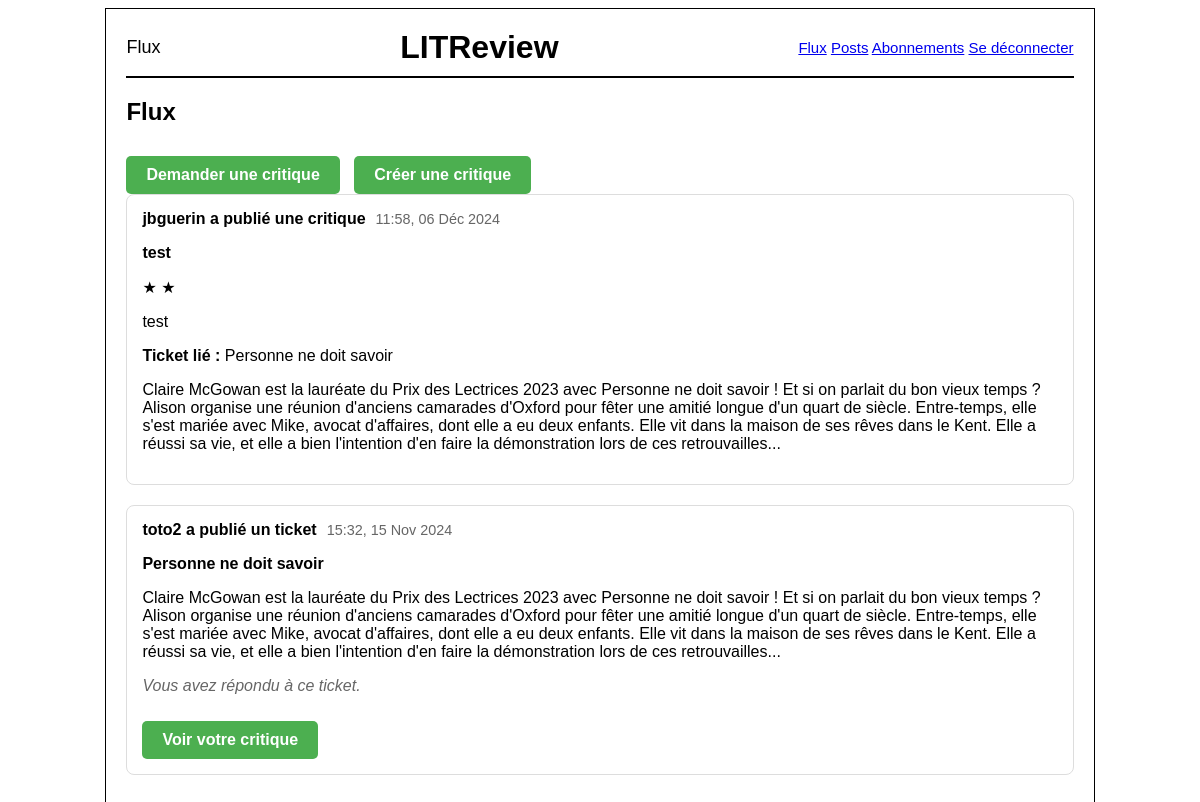
/flux/ (signed in), run on an earlier commit of the app's database.
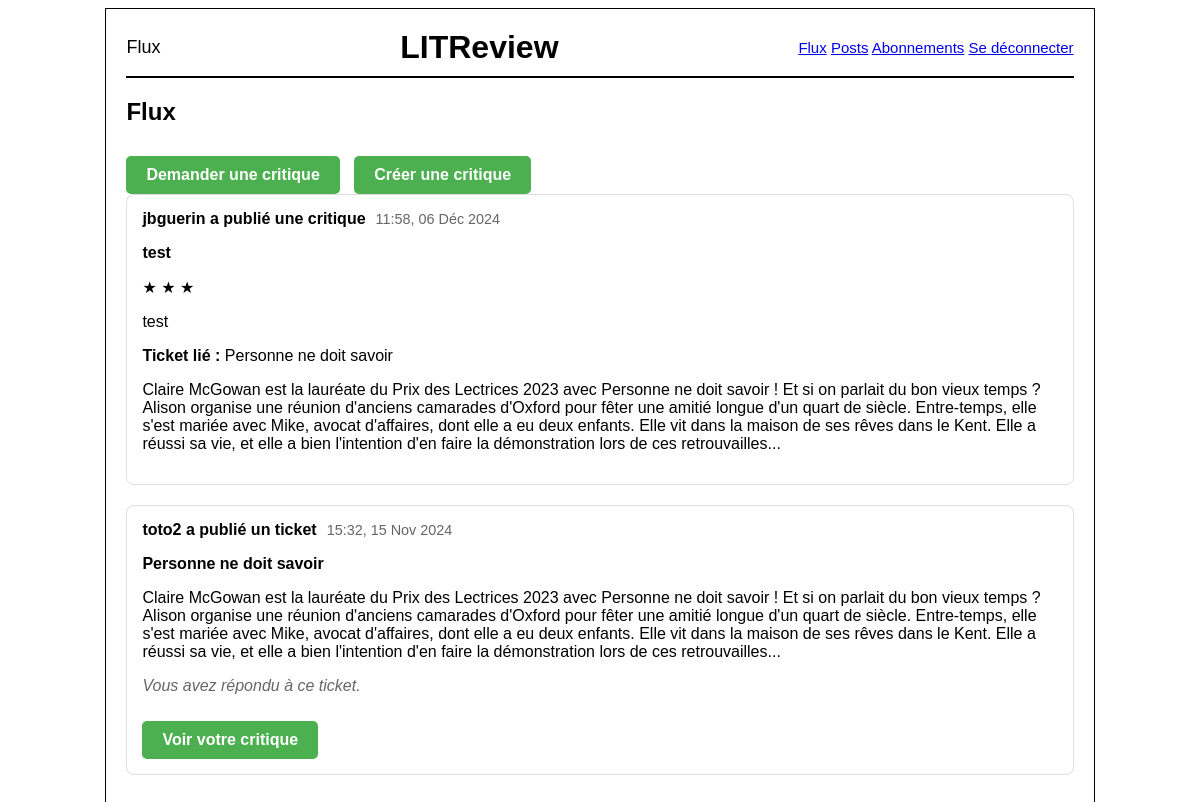
And on a later commit of the database.
### review/models.py (models this page shows, shortened)
class Review(models.Model):
    ticket = models.ForeignKey(to=Ticket, on_delete=models.CASCADE)
    rating = models.PositiveSmallIntegerField(
        validators=[MinValueValidator(0), MaxValueValidator(5)]
    )
    headline = models.CharField(max_length=128)
    body = models.TextField(max_length=8192, blank=True)
    user = models.ForeignKey(
        to=settings.AUTH_USER_MODEL, on_delete=models.CASCADE, null=True
    )
    time_created = models.DateTimeField(auto_now_add=True)
    contributors = models.ManyToManyField(
        settings.AUTH_USER_MODEL,
        through="ReviewContributor",
        related_name="contributions",
        blank=True,
    )

class Ticket(models.Model):
    title = models.CharField(max_length=128)
    description = models.TextField(max_length=2048, blank=True)
    user = models.ForeignKey(to=settings.AUTH_USER_MODEL, on_delete=models.CASCADE)
    image = models.ImageField(null=True, blank=True)
    time_created = models.DateTimeField(auto_now_add=True)

### authentification/models.py (models this page shows)
class User(AbstractUser):
    REVIEW_CREATOR = "CREATOR"
    SUBSCRIBER = "SUBSCRIBER"
    ROLE_CHOICES = (
        (REVIEW_CREATOR, "créateur de review"),
        (SUBSCRIBER, "abonné"),
    )
    role = models.CharField(
        max_length=30, choices=ROLE_CHOICES, verbose_name="rôle", default=REVIEW_CREATOR
    )
    follows = models.ManyToManyField(
        "self",
        limit_choices_to={"role": REVIEW_CREATOR},
        symmetrical=False,
        verbose_name="follow",
    )
    pass

### review/views.py (the view)
# urls.py: path("flux/", review.views.flux, name="flux"),
@login_required
def flux(request):
    followed_users = UserFollows.objects.filter(user=request.user).values_list(
        "followed_user", flat=True
    )
    tickets = Ticket.objects.filter(user__in=followed_users)
    tickets = tickets.annotate(
        user_review_exists=Exists(
            Review.objects.filter(ticket=OuterRef('pk'), user=request.user)
        ),
        user_review_id=Subquery(
            Review.objects.filter(ticket=OuterRef('pk'), user=request.user)
            .values('id')[:1]
        ),
    )
    reviews = Review.objects.filter(ticket__in=tickets)
    posts = sorted(
        list(tickets) + list(reviews), key=lambda x: x.time_created, reverse=True
    )
    context = {
        "posts": posts,
    }
    return render(request, "review/flux.html", context)

### review/templates/review/flux.html (shortened to what this page needs)
{% extends 'base.html' %}
{% block title %} Flux {% endblock title %}
{% block content %}
<div class="flux-page base-page">
    <div class="icone-title">
        <h2>Flux</h2>
    </div>
    <div class="connexion-button">
        <a href="{% url 'ticket_create' %}" class="styled-button">Demander une critique</a>
        <a href="{% url 'review_create' %}" class="styled-button">Créer une critique</a>
    </div>
    {% for post in posts %}
        {% if post.ticket %}
            <div class="post-container">
                <div class="post-header">
                    <div class="post-info">
                        <strong>{{ post.user }} a publié une critique</strong>
                        <span class="post-date">{{ post.time_created|date:"H:i, d M Y" }}</span>
                    </div>
                </div>
                <div class="post-content">
                    <p><strong>{{ post.headline }}</strong></p>
                    <span class='stars'>
                        {% for star in "x"|rjust:post.rating %}
                            ★
                        {% endfor %}
                    </span>
                    <p>{{ post.body }}</p>
                </div>
                <div class="ticket-content">
                    <p><strong>Ticket lié :</strong> {{ post.ticket.title }}</p>
                    <p>{{ post.ticket.description }}</p>
                </div>
            </div>
        {% else %}
            <div class="post-container">
                <div class="post-header">
                    <div class="post-info">
                        <strong>{{ post.user }} a publié un ticket</strong>
                        <span class="post-date">{{ post.time_created|date:"H:i, d M Y" }}</span>
                    </div>
                </div>
                <div class="ticket-content">
                    <p><strong>{{ post.title }}</strong></p>
                    <p class="text-description">{{ post.description }}</p>
                    {% if post.user_review_exists %}
                        <p class="status-message">Vous avez répondu à ce ticket.</p>
                        <a href="{% url 'review_update' post.user_review_id %}" class="styled-button">Voir votre critique</a>
                    {% else %}
                        <p class="status-message">Vous n'avez pas encore répondu à ce ticket.</p>
                        <a href="{% url 'review_create' %}?ticket={{ post.id }}" class="styled-button">Répondre à ce ticket</a>
                    {% endif %}
                </div>
            </div>
        {% endif %}
    {% endfor %}
</div>
{% endblock content %}

What changed in the data, as far as the page shows it:
changed Review "test": rating 2 → 3 (drawn)
